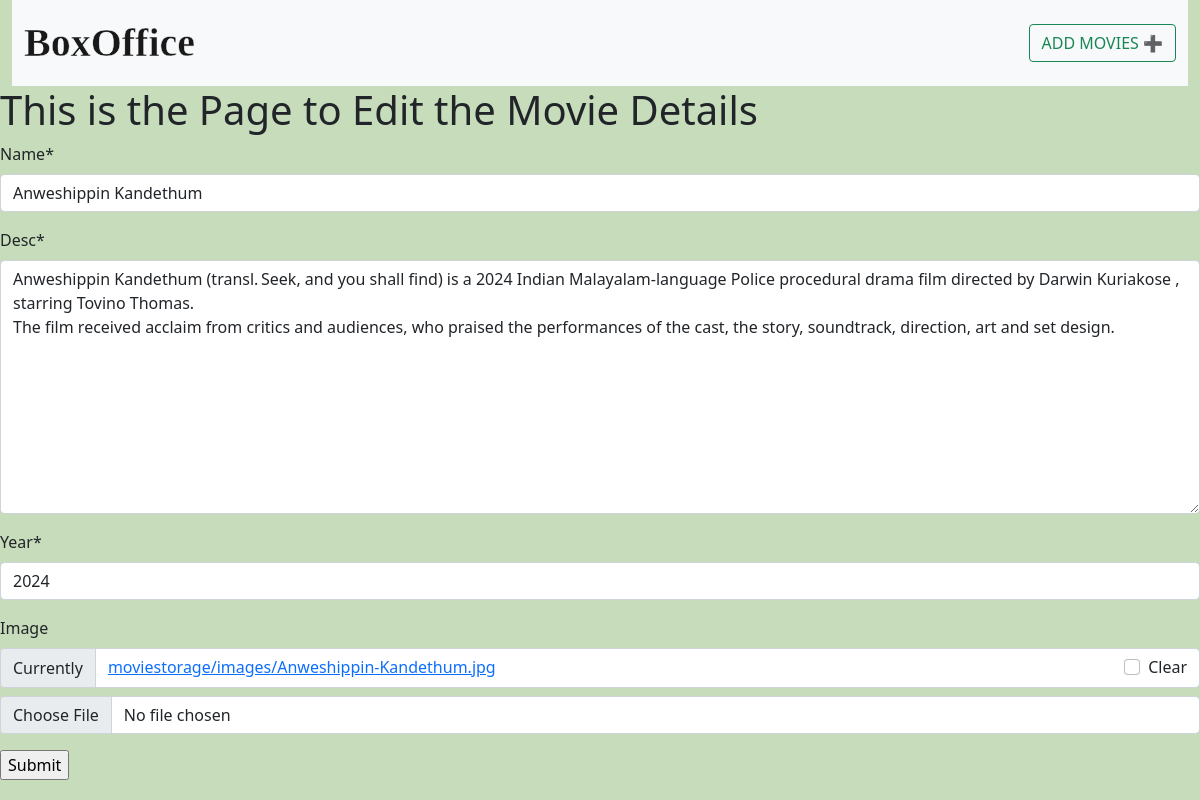
The page /editpage/4/ on the database its author committed.
### movies/models.py (models this page shows, shortened)
class Movies(models.Model):
    name = models.CharField(max_length=30)
    desc = models.TextField()
    year = models.IntegerField()
    image = models.ImageField(upload_to="moviestorage/images",null=True,blank=True)

### movies/views.py (the view, shortened to what this page needs)
# urls.py: path('editpage/<int:n>/',views.edit,name="edit"),
def edit(request,n):
    ed = Movies.objects.get(id=n)  # to get the particular element with id
    form1 = movieform(instance=ed)  # instance = ed, to get the datas already when editing. when initially the page loads w want the form together with the data.
    return render(request, 'editpage.html', {'form': form1})

### movies/forms.py
class movieform(forms.ModelForm):  #Form Definition
    class Meta:
        model=Movies
        fields="__all__"

### templates/editpage.html (shortened to what this page needs)
{% extends 'base.html' %}
{% load static %}
{% load crispy_forms_tags %}
{% block edit %}
<h1>This is the Page to Edit the Movie Details</h1>
<form method="POST" enctype="multipart/form-data">
    {{ form|crispy }}
    <input type="submit">
</form>
{% endblock %}

### static/css/style.css (style rules this page uses)
body { background-color:#C6DCBA; }

### rows shown on the page
Movies: name "Anweshippin Kandethum", desc "Anweshippin Kandethum (transl. Seek, and you shall find) is a 2024 Indian Malayalam-language Police procedural drama film directed by Darwin Kuriakose , starring Tovino Thomas. The film received acclaim from critics and audiences, who praised the performances of the cast, the story, soundtrack, direction, art and set design.", year "2024"
